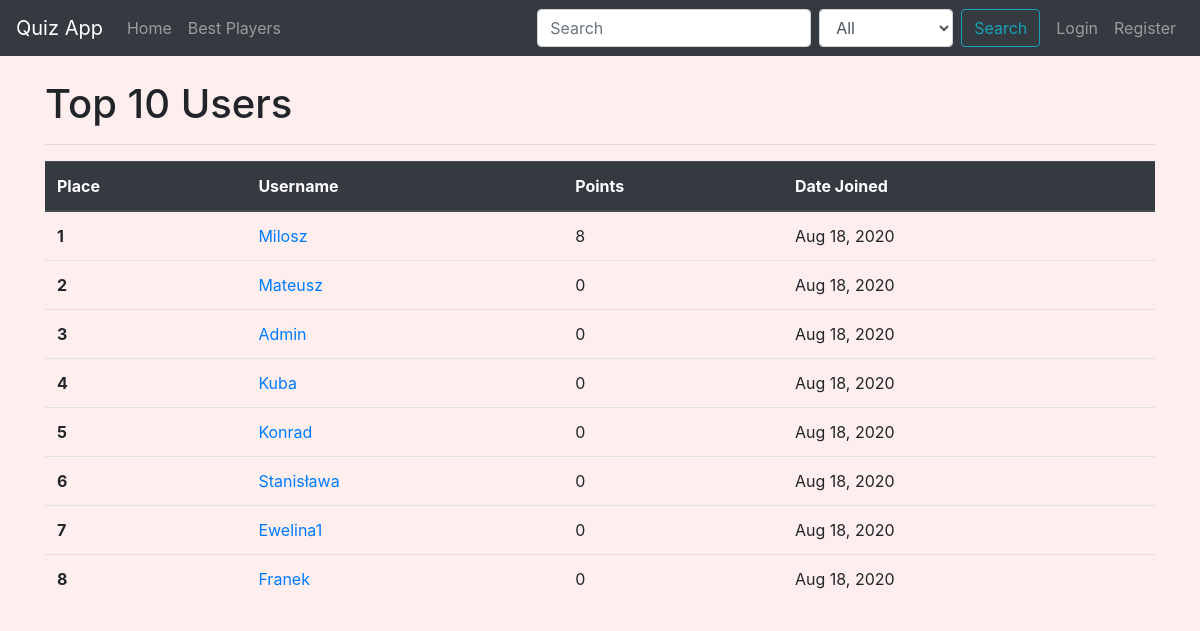
Before: /accounts/best-players/ with the older database file.
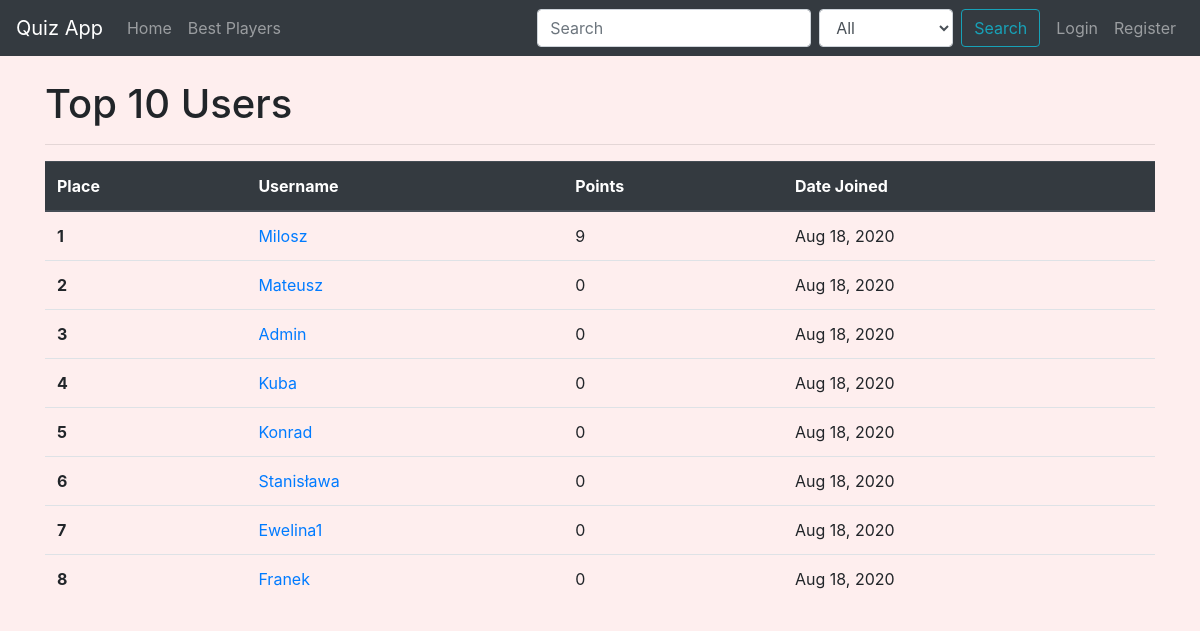
After: the same page with the newer database file.
### accounts/models.py (models this page shows, shortened)
class Profile(models.Model):
	user = models.OneToOneField(User, on_delete=models.CASCADE)
	image = models.ImageField(upload_to='profile_images', default='default.png')
	points = models.IntegerField(default=0)
	date_joined = models.DateTimeField(auto_now_add=True, null=True)

### accounts/views.py (the view)
# urls.py: path('best-players/', views.BestPlayersListView.as_view(), name='best_players'),
class BestPlayersListView(ListView):
	model = Profile
	queryset = Profile.objects.order_by('-points')[:10]

### quiz/context_processors.py (called while the page is built)
def categories_processor(request):
	categories = Category.objects.all()
	return dict(categories=categories)

### quiz/models.py (called while the page is built)
	def __str__(self):
		return self.name

### accounts/templates/accounts/profile_list.html (shortened to what this page needs)
{% extends "quiz/base.html" %}
{% load crispy_forms_tags %}
{% block content %}
	<h1>Top 10 Users</h1>
	<hr>
	<table class="table">
	<thead class="thead-dark">
		<tr>
			<th scope="col">Place</th>
			<th scope="col">Username</th>
			<th scope="col">Points</th>
			<th scope="col">Date Joined</th>
		</tr>
	</thead>
	<tbody>
	{% for profile in object_list %}
			<tr>
			  <th scope="row">{{ forloop.counter }}</th>
			  <td><a href="{% url 'accounts:user_view' profile.user.pk %}">{{ profile.user.username }}</a></td>
			  <td>{{ profile.points }}</td>
			  <td>{{ profile.date_joined|date:"M d, Y" }}</td>
			</tr>
	{% endfor %}
	</tbody>
	</table>
{% endblock content %}

Changed rows visible on the page:
changed Profile "Milosz": points "8" → "9"
